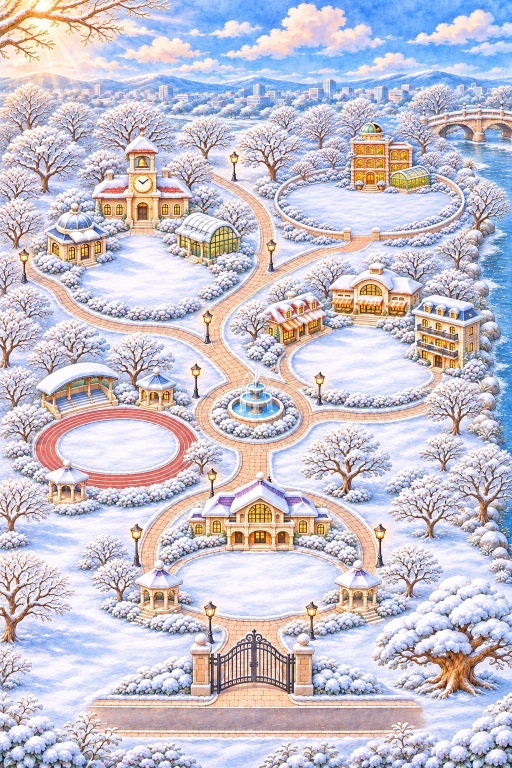
#> input picture img/maps/map_campus_lab_winter.webp, 1024 x 1536 px, given in place of map_kinder.webp, which was not available (shown at 1/2 size)
$ python gen.py
#> lines starting #> are read from the running program, lines starting #| are printed output that depends on the picture
# 4.4.1 학생 걷는 길 만들기: chains.py의 길 가닥을 갈림점 그래프로 묶어 forest-school.html의 const MAP_PATHS 줄을 다시 써요(손으로 고치지 않아요).
# 쓰는 법: cd dev && python3 wrap.py && python3 paths/dump.py && python3 paths/gen.py   확인 그림은 /tmp/paths_pe*.png
# 건물, 분수, 다음 학교급 자리(게임의 길 찾기와 같은 막힌 곳)에 닿는 조각이 있으면 알려 줘요. 끊긴 무리는 막힌 곳을 지나지 않는 가장 짧은 직선으로 이어요(풀밭을 조금 걸어요)
import json, math, pathlib, re, sys
from PIL import Image, ImageDraw
HERE = pathlib.Path(__file__).resolve().parent; ROOT = HERE.parent.parent
sys.path.insert(0, str(HERE))
from chains import CHAINS
G = json.load(open(HERE / 'geo.json'))
#> (reads dev/paths/geo.json from the repository)
import numpy as np
from scipy import ndimage as ndi
MASK = {}
def blocks(g):   # 분수(타원). 건물은 bldmask.py가 그린 건물 그림 자리(paths/bld_<줄>.png)로 봐요
    B = []
    if g['fount']: fx, fy, rx, ry = g['fount']; B.append((fx - rx - 1, fy - ry - 1, fx + rx + 1, fy + ry + 1, 1))
    return B
def inb(b, x, y):
    if b[4] == 2: m = b[0]; xi, yi = int(x), int(y + 60); return 0 <= yi < m.shape[0] and 0 <= xi < m.shape[1] and bool(m[yi, xi])
    if b[4]: return ((2 * x - b[0] - b[2]) / (b[2] - b[0])) ** 2 + ((2 * y - b[1] - b[3]) / (b[3] - b[1])) ** 2 < 1
    return b[0] < x < b[2] and b[1] < y < b[3]
def bldmask(i):
    f = HERE / f'bld_{i}.png'
    if not f.exists(): return None
    from PIL import Image as I
    a = np.asarray(I.open(f).convert('RGBA'))[..., 3] > 200
    return ndi.binary_erosion(a, iterations=1)   # 건물 그림의 진한 곳만(그림자와 꽃 테두리는 걸어도 돼요)
def clear(B, p, q):
    n = max(1, math.ceil(math.hypot(q[0] - p[0], q[1] - p[1])))
    return not any(inb(b, p[0] + (q[0] - p[0]) * s / n, p[1] + (q[1] - p[1]) * s / n) for s in range(n + 1) for b in B)
MAXBR = 70   # 끊긴 무리를 이을 때 풀밭을 이만큼까지만 걸어요
def build(i):
#> called with i = 0
    g = G[i]; B = blocks(g); N = []; E = set(); warn = []
    bm = bldmask(i)
    if bm is not None: B.append((bm, 0, 0, 0, 2))
    def node(p):
        if g['fount']:   # 분수(우물, 정자) 둘레 점은 막힌 타원 밖으로 조금 밀어내요
            fx, fy, rx, ry = g['fount']; dx, dy = (p[0] - fx) / rx, (p[1] - fy) / ry; r = math.hypot(dx, dy)
            if 0 < r < 1.35: p = (fx + dx / r * 1.35 * rx, fy + dy / r * 1.35 * ry)
        for j, q in enumerate(N):
            if math.hypot(p[0] - q[0], p[1] - q[1]) <= 2.5: return j
        N.append(list(p)); return len(N) - 1
    for ch in CHAINS[i]:
        ids = [node(p) for p in ch]
        for a, b in zip(ids, ids[1:]):
            if a == b: continue
            if not clear(B, N[a], N[b]): warn.append((N[a], N[b])); continue   # 건물 자리(지붕이 그려지는 곳)는 걷지 않아요
            E.add((min(a, b), max(a, b)))
    # 끊긴 무리 잇기
    par = list(range(len(N)))
    def f(x):
        while par[x] != x: par[x] = par[par[x]]; x = par[x]
        return x
    for a, b in E: par[f(a)] = f(b)
    bridges = []; used = {x for e in E for x in e}; gave = set()
    while len({f(x) for x in used} - gave) > 1:
        gx, gy = g['spots'][0]; r0 = f(min(used, key=lambda x: math.hypot(N[x][0] - gx, N[x][1] - gy))); best = None   # 정문 쪽 무리에 이어 붙여요
        for a in used:
            if f(a) != r0: continue
            for b in used:
                if f(b) == r0 or f(b) in gave: continue
                d = math.hypot(N[a][0] - N[b][0], N[a][1] - N[b][1])
                if d <= MAXBR and (best is None or d < best[0]) and clear(B, N[a], N[b]): best = (d, a, b)
        if not best:   # 너무 멀거나 막혀서 못 잇는 무리는 빼요(그 길은 걷지 않아요)
            for x in list(used):
                if f(x) != r0 and f(x) not in gave:
                    left = f(x); break
            gave.add(left); warn.append(('뺀 무리', [N[x] for x in used if f(x) == left][:3])); continue
        _, a, b = best; E.add((min(a, b), max(a, b))); par[f(a)] = f(b); bridges.append((N[a], N[b], round(best[0])))
    E = {e for e in E if f(e[0]) not in gave}
    return N, sorted(E), warn, bridges, B
if __name__ == '__main__':
    out = []
    for i in range(len(G)):
        N, E, warn, br, B = build(i); g = G[i]
        out.append({'n': [[round(x), round(y)] for x, y in N], 'e': [list(e) for e in E]})
        print(i, g['map'], '점', len(N), '길', len(E), '이음', br, ('뺀 것 ' + str(warn)) if warn else '')
        im = Image.open(ROOT / 'img' / 'maps' / f'{g["map"]}.webp').convert('RGB'); d = ImageDraw.Draw(im); S = 1024 / 360
#> further down, im is the input picture: PIL image 1024x1536 RGB; mean R, G, B 199.1, 194.7, 206.7
        P = lambda x, y: (x * S, (y + 60) * S)
        for b in B:
            if b[4] == 2: continue
            if b[4]: d.ellipse([*P(b[0], b[1]), *P(b[2], b[3])], outline=(0, 0, 255), width=3)
            else: d.rectangle([*P(b[0], b[1]), *P(b[2], b[3])], outline=(0, 0, 255), width=3)
        for a, b in E: d.line([P(*N[a]), P(*N[b])], fill=(255, 0, 0), width=6)
        for p, q, _ in br: d.line([P(*p), P(*q)], fill=(255, 140, 0), width=6)
        for x, y in N: d.ellipse([P(x, y)[0] - 6, P(x, y)[1] - 6, P(x, y)[0] + 6, P(x, y)[1] + 6], fill=(255, 255, 0))
        im.resize((512, 768)).save(f'/tmp/paths_pe{i}.png')
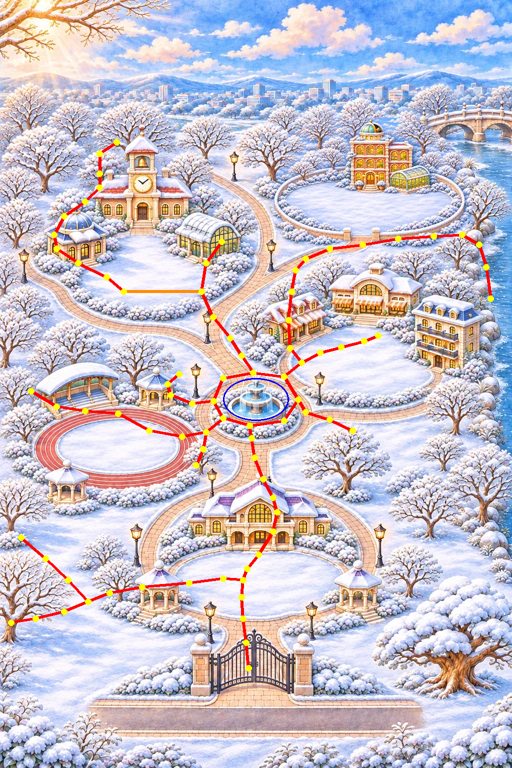
#> saved as paths_pe0.png: PIL image 512x768 RGB; mean R, G, B 199.7, 192.8, 203.1
#> pass 2 of the loop `for i in range(len(G)):`:
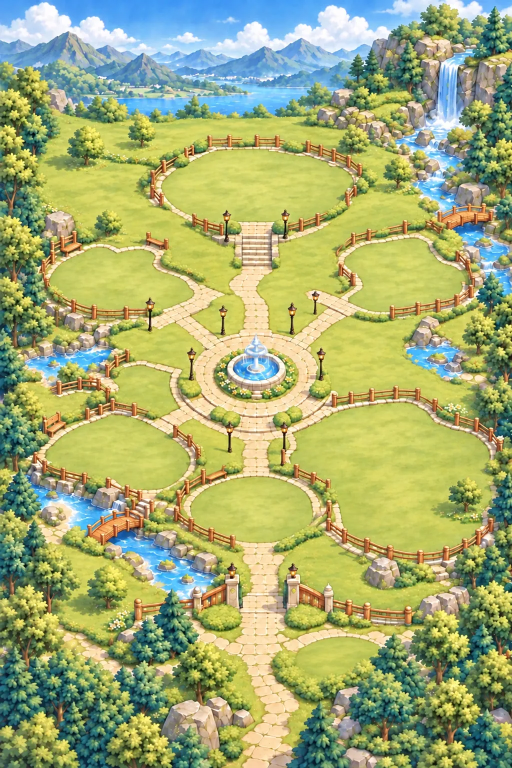
#> input picture img/maps/map_elem.webp, 1024 x 1536 px (shown at 1/2 size)
#> im is the input picture: PIL image 1024x1536 RGB; mean R, G, B 163.2, 172.6, 115.8
#> `im.resize((512, 768)).save(f'/tmp/paths_pe{i}.png')`:
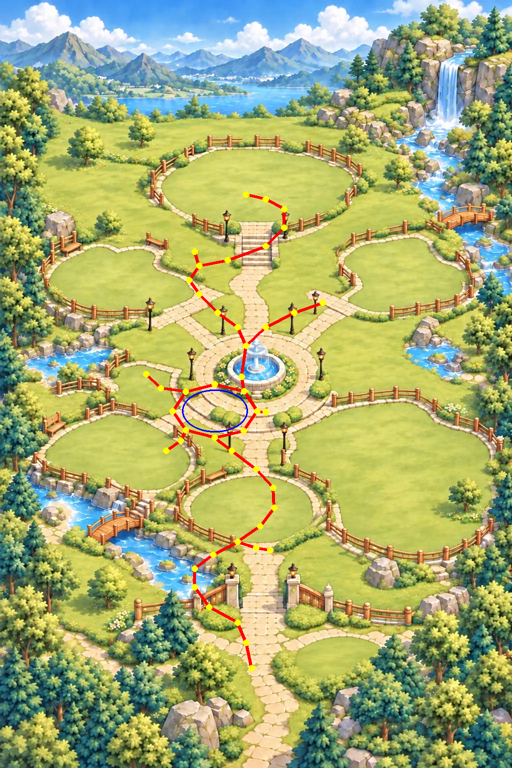
#> saved as paths_pe1.png: PIL image 512x768 RGB; mean R, G, B 163.5, 171.6, 114.8
#> pass 3 of the loop `for i in range(len(G)):`:
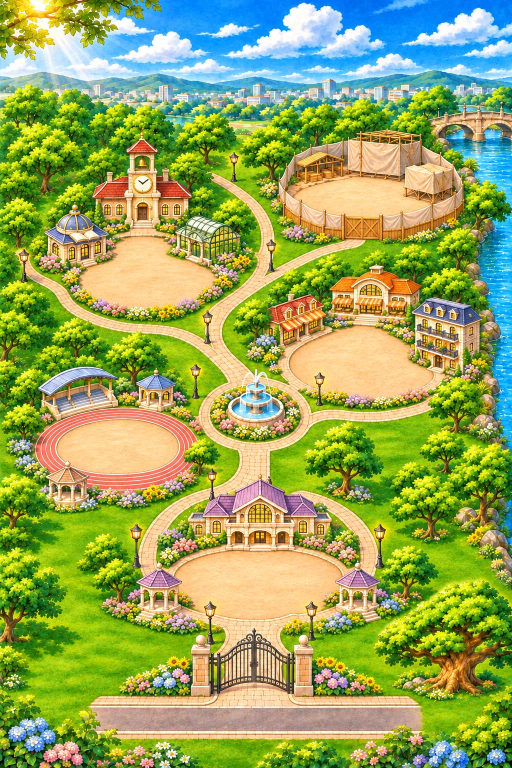
#> input picture img/maps/map_campus_summer.webp, 1024 x 1536 px, given in place of map_middle.webp, which was not available (shown at 1/2 size)
#> im is the input picture: PIL image 1024x1536 RGB; mean R, G, B 149.7, 166.3, 89.7
#> `im.resize((512, 768)).save(f'/tmp/paths_pe{i}.png')`:
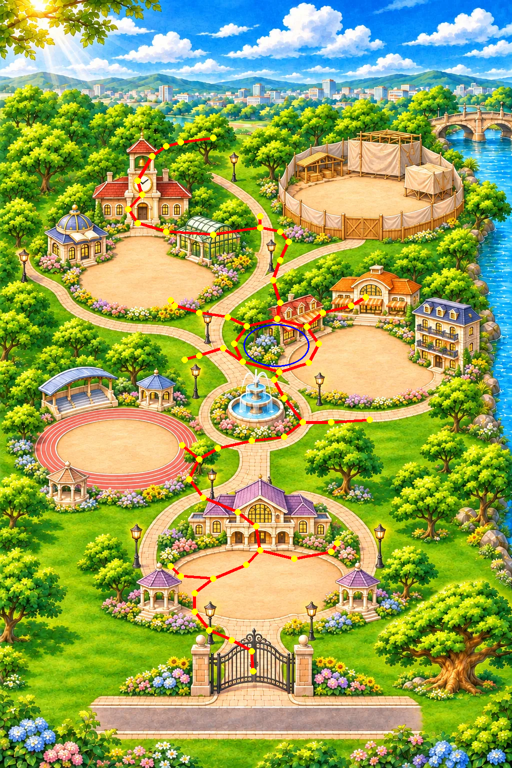
#> saved as paths_pe2.png: PIL image 512x768 RGB; mean R, G, B 150.5, 165.3, 88.8
#> (the run stopped early here; a loop or call above may not have finished)
